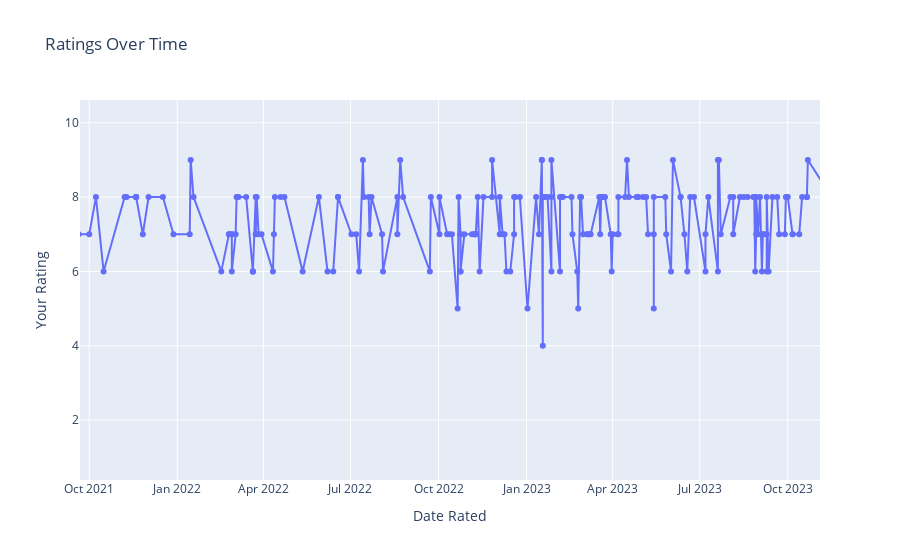

Source (notebook cell):
### Code cell
df['Date Rated'] = pd.to_datetime(df['Date Rated'])

fig = px.line(df, x='Date Rated', y='Your Rating', title='Ratings Over Time', markers=True)
fig.show()

### Figure 1 — Plotly figure (JSON) as saved in the notebook; plotly's stock layout.template omitted (floating-point values rounded to 4 significant figures; data arrays with more than 128 entries replaced by an {"elided": "..."} marker saying what was removed)
{"data": [{"hovertemplate": "Date Rated=%{x}<br>Your Rating=%{y}<extra></extra>", "legendgroup": "", "line": {"color": "#636efa", "dash": "solid"}, "marker": {"symbol": "circle"}, "mode": "lines+markers", "name": "", "orientation": "v", "showlegend": false, "type": "scatter", "x": {"elided": "928 str values"}, "xaxis": "x", "y": {"elided": "928 int values"}, "yaxis": "y"}], "layout": {"autosize": true, "legend": {"tracegroupgap": 0}, "title": {"text": "Ratings Over Time"}, "xaxis": {"anchor": "y", "autorange": false, "domain": [0, 1], "range": ["2021-09-21 08:08:55.2394", "2023-11-03 16:36:22.1301"], "title": {"text": "Date Rated"}, "type": "date"}, "yaxis": {"anchor": "x", "autorange": true, "domain": [0, 1], "range": [0.2573, 10.74], "title": {"text": "Your Rating"}, "type": "linear"}}}
